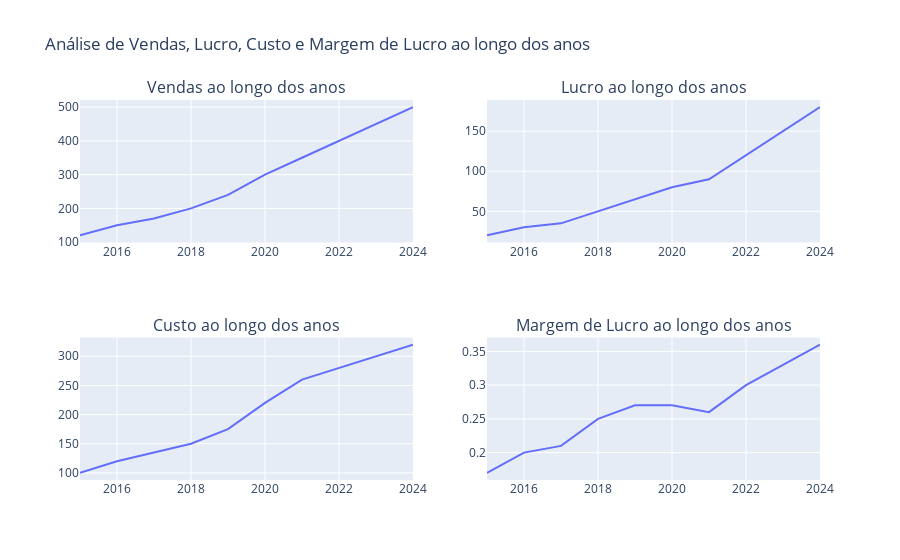

Notebook code cell kept with this figure:
### Markdown cell above
#### ***Usando plotly.express***

### Code cell
import plotly.express as px
import plotly.subplots as sp # Para realizar subplots usando o módulo express da biblioteca Plotly é necessário usar o módulo plotly.subplots.

# Cria 4 subgráficos.
fig = sp.make_subplots(
    rows=2, cols=2, # 2 linhas x 2 colunas => 4 subgráficos.
    subplot_titles=(
        'Vendas ao longo dos anos',         # Título do subgráfico 1.
        'Lucro ao longo dos anos',          # Título do subgráfico 2.
        'Custo ao longo dos anos',          # Título do subgráfico 3.
        'Margem de Lucro ao longo dos anos' # Título do subgráfico 4.
    )
)

# Gráfico 1: Vendas ao longo dos anos.
fig.add_trace(
    px.line(df, x='Ano', y='Vendas').data[0], # .data[0] precisa ser usado devido ao tipo de retorno do método px.line.
    row=1, col=1
)

# Gráfico 2: Lucro ao longo dos anos.
fig.add_trace(
    px.line(df, x='Ano', y='Lucro').data[0], # .data[0] precisa ser usado devido ao tipo de retorno do método px.line.
    row=1, col=2
)

# Gráfico 3: Custo ao longo dos anos.
fig.add_trace(
    px.line(df, x='Ano', y='Custo').data[0], # .data[0] precisa ser usado devido ao tipo de retorno do método px.line.
    row=2, col=1
)

# Gráfico 4: Margem de Lucro ao longo dos anos.
fig.add_trace(
    px.line(df, x='Ano', y='Margem_Lucro').data[0], # .data[0] precisa ser usado devido ao tipo de retorno do método px.line.
    row=2, col=2
)

# Atualiza o layout para colocar o título do plot (conjunto de gráficos).
fig.update_layout(
    title_text="Análise de Vendas, Lucro, Custo e Margem de Lucro ao longo dos anos", 
    showlegend=False
)

# Exibe o gráfico.
fig.show()

### Figure 1 — Plotly figure (JSON) as saved in the notebook; plotly's stock layout.template omitted (floating-point values rounded to 4 significant figures)
{"data": [{"hovertemplate": "Ano=%{x}<br>Vendas=%{y}<extra></extra>", "legendgroup": "", "line": {"color": "#636efa", "dash": "solid"}, "marker": {"symbol": "circle"}, "mode": "lines", "name": "", "orientation": "v", "showlegend": false, "type": "scatter", "x": [2015, 2016, 2017, 2018, 2019, 2020, 2021, 2022, 2023, 2024], "xaxis": "x", "y": [120, 150, 170, 200, 240, 300, 350, 400, 450, 500], "yaxis": "y"}, {"hovertemplate": "Ano=%{x}<br>Lucro=%{y}<extra></extra>", "legendgroup": "", "line": {"color": "#636efa", "dash": "solid"}, "marker": {"symbol": "circle"}, "mode": "lines", "name": "", "orientation": "v", "showlegend": false, "type": "scatter", "x": [2015, 2016, 2017, 2018, 2019, 2020, 2021, 2022, 2023, 2024], "xaxis": "x2", "y": [20, 30, 35, 50, 65, 80, 90, 120, 150, 180], "yaxis": "y2"}, {"hovertemplate": "Ano=%{x}<br>Custo=%{y}<extra></extra>", "legendgroup": "", "line": {"color": "#636efa", "dash": "solid"}, "marker": {"symbol": "circle"}, "mode": "lines", "name": "", "orientation": "v", "showlegend": false, "type": "scatter", "x": [2015, 2016, 2017, 2018, 2019, 2020, 2021, 2022, 2023, 2024], "xaxis": "x3", "y": [100, 120, 135, 150, 175, 220, 260, 280, 300, 320], "yaxis": "y3"}, {"hovertemplate": "Ano=%{x}<br>Margem_Lucro=%{y}<extra></extra>", "legendgroup": "", "line": {"color": "#636efa", "dash": "solid"}, "marker": {"symbol": "circle"}, "mode": "lines", "name": "", "orientation": "v", "showlegend": false, "type": "scatter", "x": [2015, 2016, 2017, 2018, 2019, 2020, 2021, 2022, 2023, 2024], "xaxis": "x4", "y": [0.17, 0.2, 0.21, 0.25, 0.27, 0.27, 0.26, 0.3, 0.33, 0.36], "yaxis": "y4"}], "layout": {"annotations": [{"font": {"size": 16}, "showarrow": false, "text": "Vendas ao longo dos anos", "x": 0.225, "xanchor": "center", "xref": "paper", "y": 1, "yanchor": "bottom", "yref": "paper"}, {"font": {"size": 16}, "showarrow": false, "text": "Lucro ao longo dos anos", "x": 0.775, "xanchor": "center", "xref": "paper", "y": 1, "yanchor": "bottom", "yref": "paper"}, {"font": {"size": 16}, "showarrow": false, "text": "Custo ao longo dos anos", "x": 0.225, "xanchor": "center", "xref": "paper", "y": 0.375, "yanchor": "bottom", "yref": "paper"}, {"font": {"size": 16}, "showarrow": false, "text": "Margem de Lucro ao longo dos anos", "x": 0.775, "xanchor": "center", "xref": "paper", "y": 0.375, "yanchor": "bottom", "yref": "paper"}], "showlegend": false, "title": {"text": "Análise de Vendas, Lucro, Custo e Margem de Lucro ao longo dos anos"}, "xaxis": {"anchor": "y", "domain": [0, 0.45]}, "xaxis2": {"anchor": "y2", "domain": [0.55, 1]}, "xaxis3": {"anchor": "y3", "domain": [0, 0.45]}, "xaxis4": {"anchor": "y4", "domain": [0.55, 1]}, "yaxis": {"anchor": "x", "domain": [0.625, 1]}, "yaxis2": {"anchor": "x2", "domain": [0.625, 1]}, "yaxis3": {"anchor": "x3", "domain": [0, 0.375]}, "yaxis4": {"anchor": "x4", "domain": [0, 0.375]}}}
